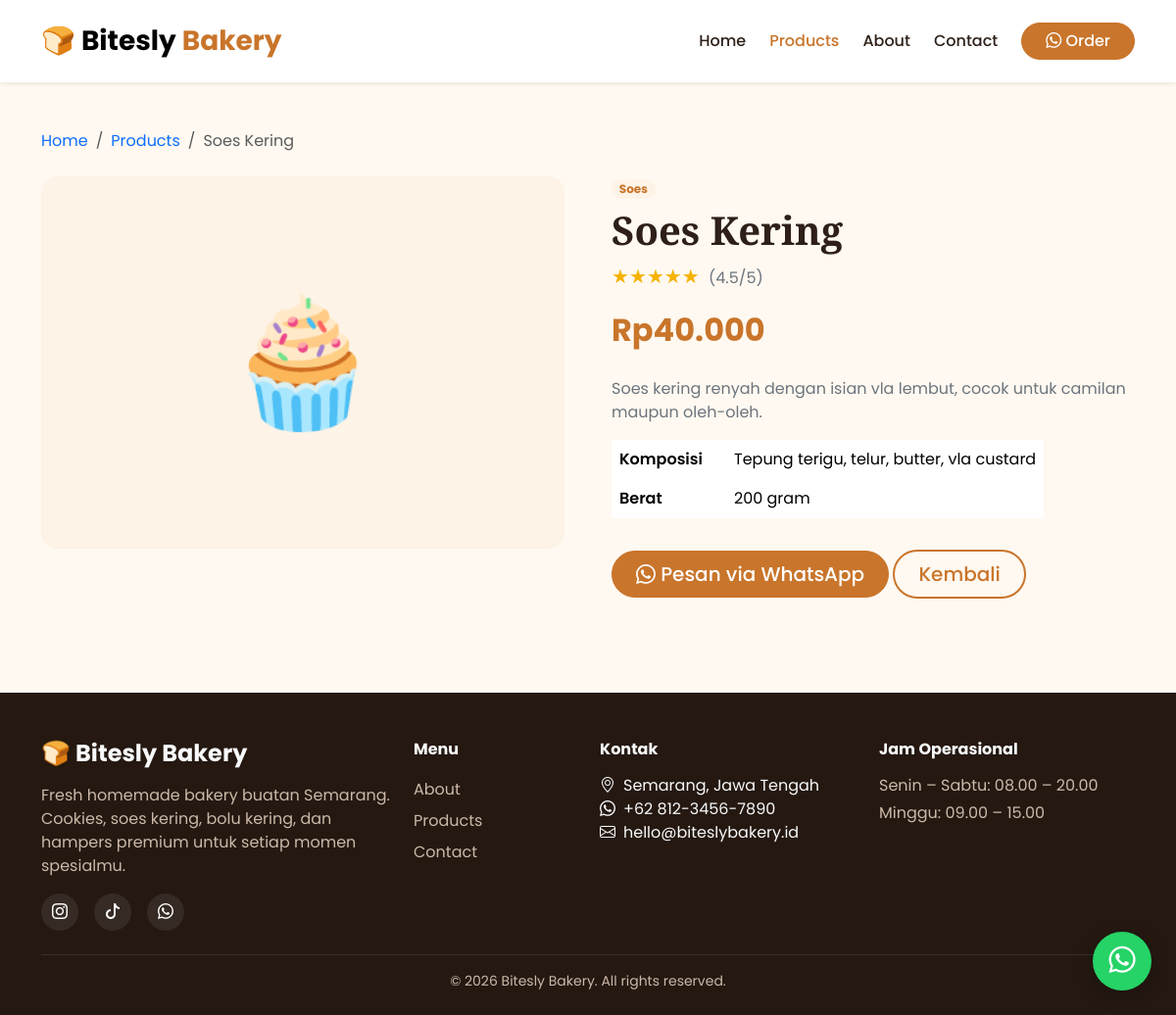
The page /product-detail.php?id=2 on the database its author committed.
### tables this page shows
CREATE TABLE IF NOT EXISTS produk (
  id INT AUTO_INCREMENT PRIMARY KEY,
  nama VARCHAR(100) NOT NULL,
  kategori VARCHAR(50) NOT NULL,
  harga INT NOT NULL,
  deskripsi TEXT,
  komposisi TEXT,
  berat VARCHAR(50) DEFAULT NULL,
  gambar VARCHAR(255) DEFAULT 'default.jpg',
  rating DECIMAL(2,1) DEFAULT 5.0,
  created_at TIMESTAMP DEFAULT CURRENT_TIMESTAMP
);

### product-detail.php (the view, shortened to what this page needs)
<?php
require_once 'includes/db.php';
$id = isset($_GET['id']) ? (int) $_GET['id'] : 0;
$stmt = mysqli_prepare($koneksi, "SELECT * FROM produk WHERE id = ?");
mysqli_stmt_bind_param($stmt, "i", $id);
mysqli_stmt_execute($stmt);
$result = mysqli_stmt_get_result($stmt);
$produk = mysqli_fetch_assoc($result);
function emojiKategori($kategori) {
    $map = ['Cookies' => '🍪', 'Soes' => '🧁', 'Bolu' => '🍰', 'Hampers' => '🎁'];
    return $map[$kategori] ?? '🥐';
}
include 'includes/header.php';
include 'includes/navbar.php';
$pesan_wa = "Halo, saya ingin pesan " . $produk['nama'] . " (Rp" . number_format($produk['harga'],0,',','.') . ")";
?>
<section class="py-5">
  <div class="container">
    <nav aria-label="breadcrumb" class="mb-4">
      <ol class="breadcrumb">
        <li class="breadcrumb-item"><a href="index.php" class="text-decoration-none">Home</a></li>
        <li class="breadcrumb-item"><a href="products.php" class="text-decoration-none">Products</a></li>
        <li class="breadcrumb-item active"><?= htmlspecialchars($produk['nama']) ?></li>
      </ol>
    </nav>
    <div class="row g-5 align-items-start">
      <div class="col-lg-6">
        <div class="product-emoji rounded-4" style="height:380px; font-size:8rem;">
          <?= emojiKategori($produk['kategori']) ?>
        </div>
      </div>
      <div class="col-lg-6">
        <span class="badge rounded-pill mb-2" style="background:var(--brand-light); color:var(--brand);"><?= htmlspecialchars($produk['kategori']) ?></span>
        <h1 class="fw-bold mb-2"><?= htmlspecialchars($produk['nama']) ?></h1>
        <div class="rating-stars mb-3 fs-5">
          <?php $r = round($produk['rating']); for ($i=0;$i<5;$i++) echo $i < $r ? '★' : '☆'; ?>
          <span class="text-secondary fs-6 ms-1">(<?= $produk['rating'] ?>/5)</span>
        </div>
        <div class="product-price fs-2 mb-4">Rp<?= number_format($produk['harga'],0,',','.') ?></div>
        <p class="text-secondary"><?= nl2br(htmlspecialchars($produk['deskripsi'])) ?></p>
        <table class="table table-borderless w-auto mt-3">
          <tr>
            <td class="fw-semibold pe-4">Komposisi</td>
            <td><?= htmlspecialchars($produk['komposisi']) ?></td>
          </tr>
          <tr>
            <td class="fw-semibold pe-4">Berat</td>
            <td><?= htmlspecialchars($produk['berat']) ?></td>
          </tr>
        </table>
        <a href="https://wa.me/<?= WA_NUMBER ?>?text=<?= urlencode($pesan_wa) ?>" target="_blank" class="btn btn-brand btn-lg rounded-pill px-4 mt-3">
          <i class="bi bi-whatsapp"></i> Pesan via WhatsApp
        </a>
        <a href="products.php" class="btn btn-outline-brand btn-lg rounded-pill px-4 mt-3">Kembali</a>
      </div>
    </div>
  </div>
</section>
<a href="https://wa.me/<?= WA_NUMBER ?>" target="_blank" class="wa-float"><i class="bi bi-whatsapp"></i></a>
<?php include 'includes/footer.php'; ?>

### assets/css/style.css (style rules this page uses)
:root { --brand: #C9752B; --brand-dark: #8A4A16; --brand-light: #FDF3E7; --cream: #FFF9F1; --ink: #2E2018; }
body { font-family: 'Poppins', sans-serif; color: var(--ink); background-color: var(--cream); }
h1, h2, h3, .font-serif { font-family: 'Playfair Display', serif; }
.btn-brand { background-color: var(--brand); border-color: var(--brand); color: #fff; font-weight: 500; transition: all .2s ease; }
.btn-outline-brand { border: 2px solid var(--brand); color: var(--brand); font-weight: 500; }
.product-emoji { height: 180px; display: flex; align-items: center; justify-content: center; font-size: 5rem; background: var(--brand-light); }
.product-price { color: var(--brand); font-weight: 700; font-size: 1.2rem; }
.rating-stars { color: #f5b301; font-size: .9rem; }
.wa-float { position: fixed; bottom: 25px; right: 25px; width: 60px; height: 60px; background: #25D366; border-radius: 50%; display: flex; align-items: center; justify-content: center; color: #fff; font-size: 1.7rem; box-shadow: 0 6px 20px rgba(0,0,0,.2); z-index: 999; text-decoration: none; animation: pulse 2s infinite; }

### rows shown on the page
produk: nama "Soes Kering", kategori "🧁", kategori "Soes", rating "4.5", harga "40.000", deskripsi "Soes kering renyah dengan isian vla lembut, cocok untuk camilan maupun oleh-oleh.", komposisi "Tepung terigu, telur, butter, vla custard", berat "200 gram"
